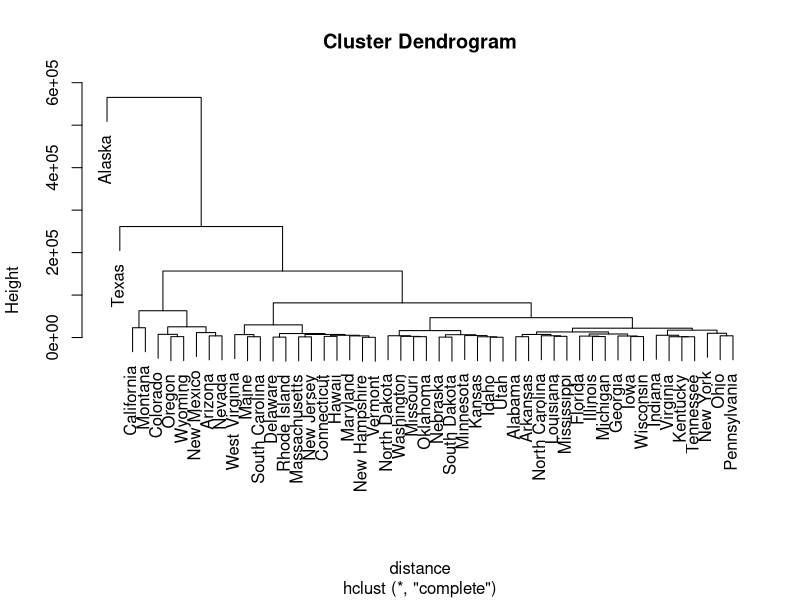
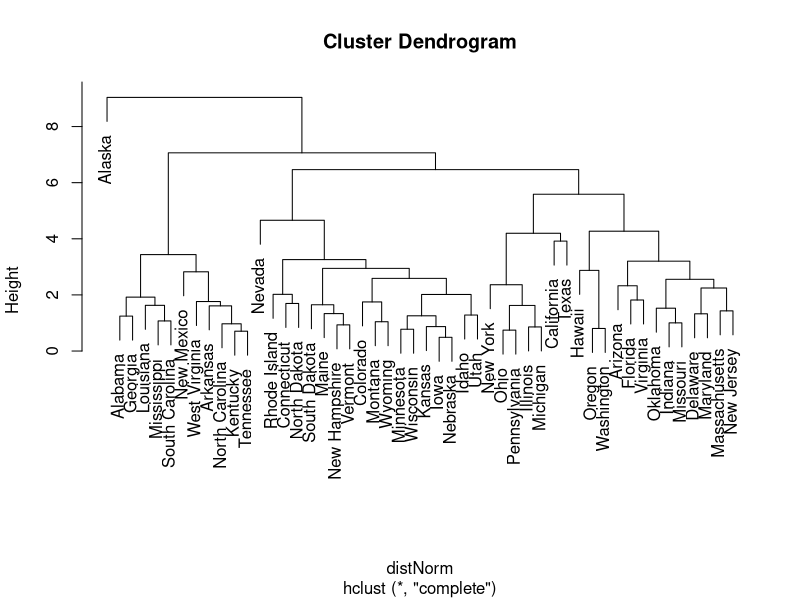
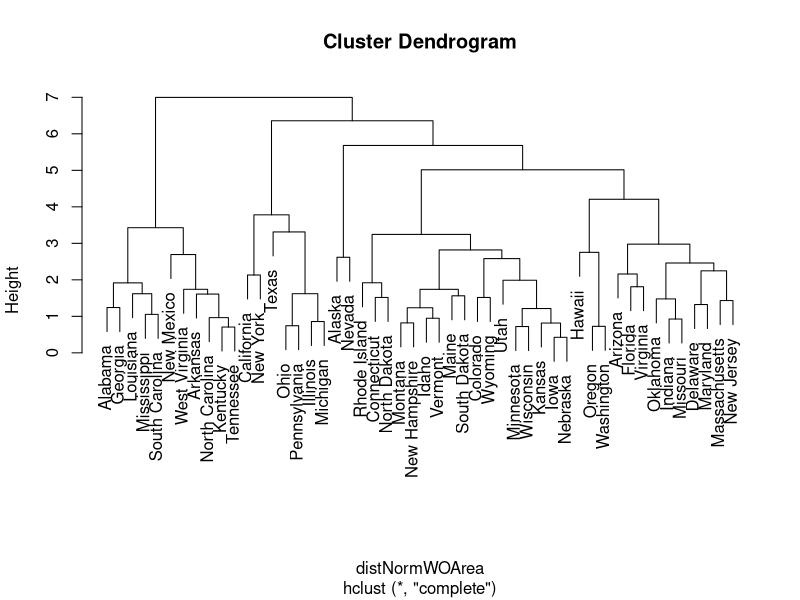
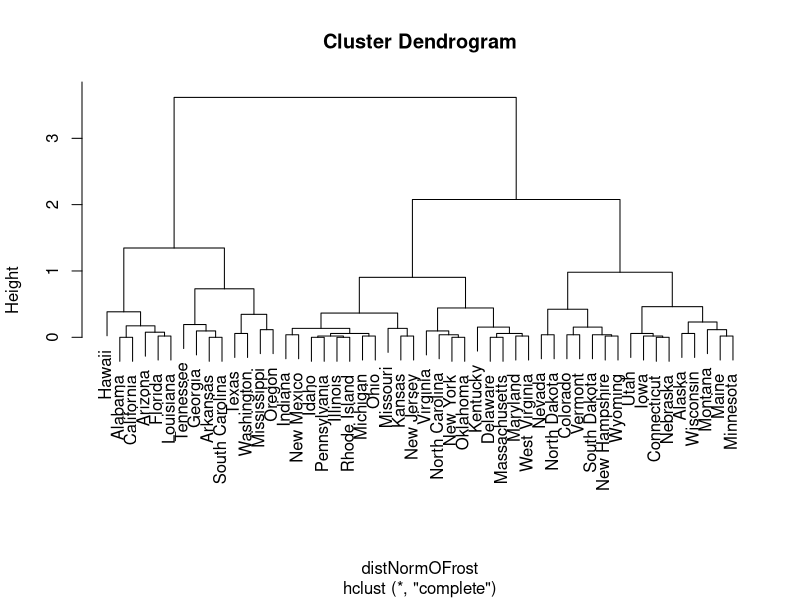
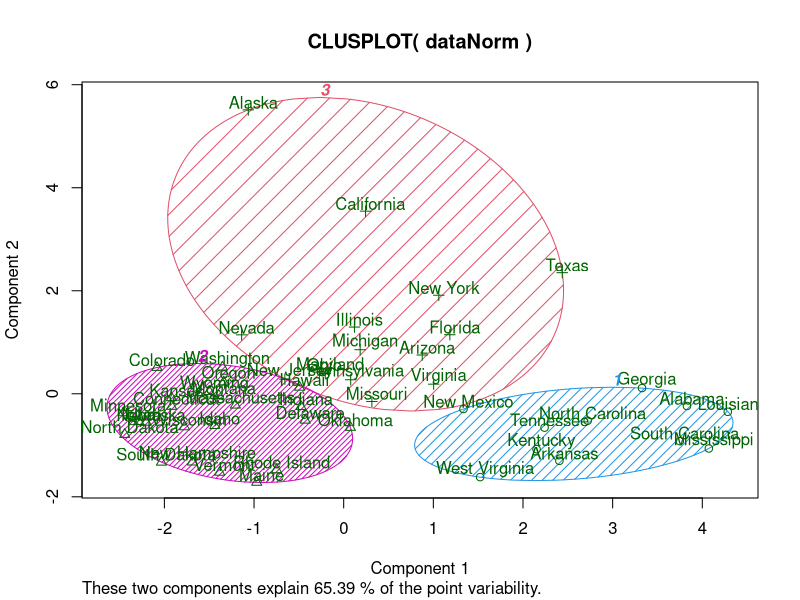
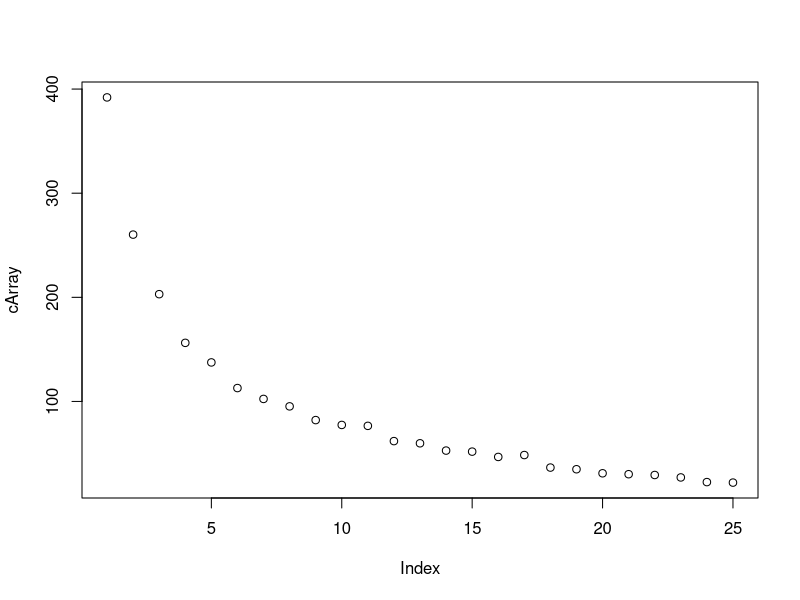
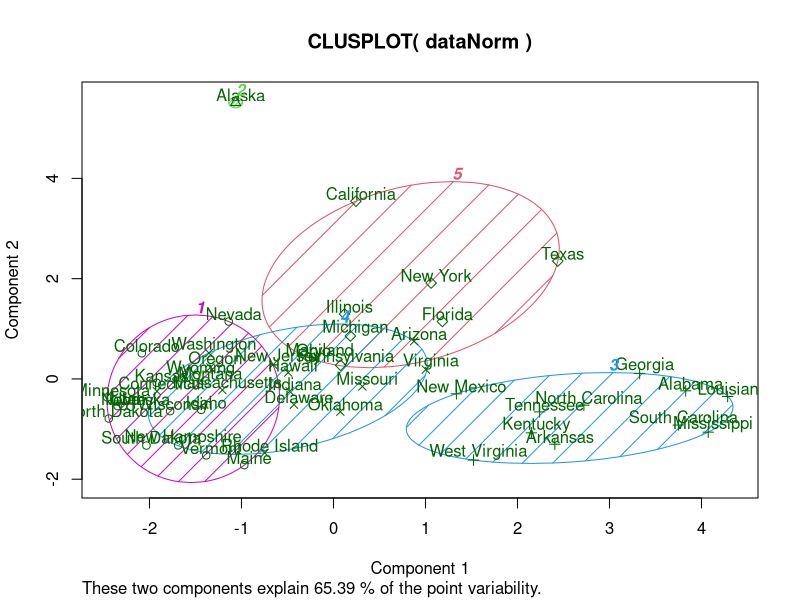

Here is the R script that generated these plots, in order:
library(datasets)
library(cluster)

data <- state.x77

#HC
distance <- dist(as.matrix(data))
hc <- hclust(distance)
jpeg("hc.jpg")
plot(hc)

#HC Normalized
dataNorm <- scale(data)
distNorm <- dist(as.matrix(dataNorm))
hcNorm <- hclust(distNorm)
jpeg("hcNorm.jpg")
plot(hcNorm)

#HC Without Area
dataNormWOArea <- subset(dataNorm, select = -Area)
distNormWOArea <- dist(as.matrix(dataNormWOArea))
hcNormWOArea <- hclust(distNormWOArea)
jpeg("hcNormWOArea.jpg")
plot(hcNormWOArea)

#HC Only Frost
dataNormOFrost <- subset(dataNorm, select = Frost)
distNormOFrost <- dist(as.matrix(dataNormOFrost))
hcNormOFrost <- hclust(distNormOFrost)
jpeg("hcNormOFrost.jpg")
plot(hcNormOFrost)


#C 3 clusters
c <- kmeans(dataNorm, 3)
jpeg("c3.jpg")
clusplot(dataNorm, c$cluster, color=TRUE, shade=TRUE, labels=2, lines=0)


#C 1-25
cArray <- NULL

for(i in 1:25)
{   
    cArray[i] = kmeans(dataNorm, i)$tot.withinss   
}

#Elbow method
jpeg("elbow.jpg")
plot(cArray)

#List
elC <- kmeans(dataNorm, 5)

#Cusplot
jpeg("c5.jpg")
clusplot(dataNorm, elC$cluster, color=TRUE, shade=TRUE, labels=2, lines=0)
